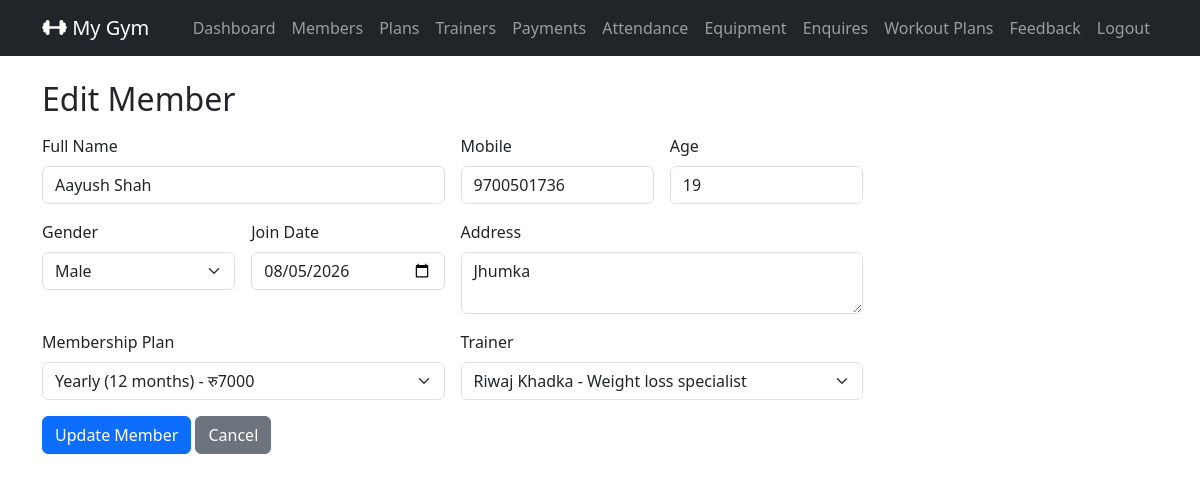
Before: /admin_members_edit/5/ (signed in) with the older database file.
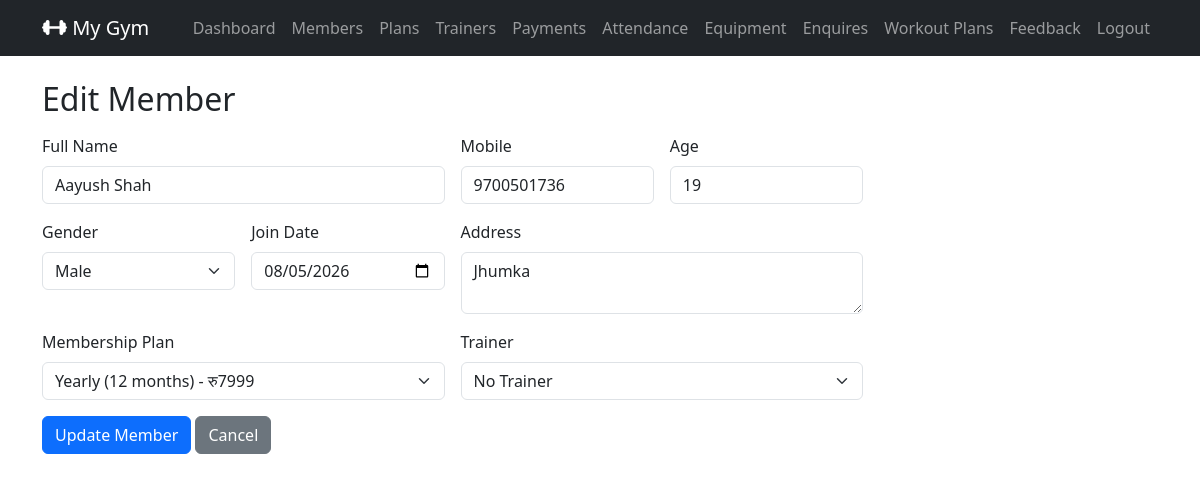
After: the same page with the newer database file.
### GymApp/models.py (models this page shows, shortened)
class MemberProfile(models.Model):
    GENDER_CHOICES = (
        ('MALE', 'Male'),
        ('FEMALE', 'Female'),
        ('OTHER', 'Other'),
    )
    user = models.OneToOneField(settings.AUTH_USER_MODEL, on_delete=models.CASCADE, related_name='member_profile')
    full_name = models.CharField(max_length=100)
    mobile = models.CharField(max_length=15)
    age = models.PositiveIntegerField(null=True, blank=True)
    gender = models.CharField(max_length=10, choices=GENDER_CHOICES, null=True, blank=True)
    address = models.TextField(blank=True)
    join_date = models.DateField(default=timezone.now)
    plan = models.ForeignKey(MembershipPlan,
                             on_delete=models.SET_NULL, # If plan is deleted, set to null
                             null=True, blank=True,
                             related_name='members'
                             )
    trainer = models.ForeignKey(
        Trainer,
        on_delete=models.SET_NULL,  # If trainer is deleted, set to null
        null=True, blank=True,
        related_name='members' # access members via trainer.members
    )
    membership_start = models.DateField(null=True, blank=True)
    membership_end = models.DateField(null=True, blank=True)

class MembershipPlan(models.Model):
    name = models.CharField(max_length=100)
    duration_months = models.PositiveIntegerField()
    fee = models.PositiveIntegerField()
    description = models.TextField(blank=True)

class Trainer(models.Model):
    name = models.CharField(max_length=100)
    mobile = models.CharField(max_length=15)
    specialization = models.CharField(max_length=200)
    shift_timing = models.CharField(max_length=200)

### GymApp/views.py (the view)
    def wrapper(request, *args, **kwargs):
        if not request.user.is_authenticated or getattr(request.user, 'role', None) != 'ADMIN':
            messages.error(request, 'You must be logged in as an admin to access this page.')
            return redirect('admin_login')  # Redirect to the admin login page
        return view_func(request, *args, **kwargs)

### GymApp/views.py (called while the page is built, shortened)
def admin_required(view_func):
    def wrapper(request, *args, **kwargs):
        if not request.user.is_authenticated or getattr(request.user, 'role', None) != 'ADMIN':
            messages.error(request, 'You must be logged in as an admin to access this page.')
            return redirect('admin_login')  # Redirect to the admin login page
        return view_func(request, *args, **kwargs)
    return wrapper

@admin_required
def admin_member_edit(request, member_id):
    member = MemberProfile.objects.get(id=member_id)
    plans = MembershipPlan.objects.all().order_by('duration_months')
    trainers = Trainer.objects.all().order_by('name')
    return render(request, 'admin_member_form.html', {'member': member, 'plans': plans, 'trainers': trainers, 'mode': 'edit'})

### GymApp/templates/admin_member_form.html (shortened to what this page needs)
{% extends 'base.html' %}
{% block content %}
<h2 class="mb-3">
    {% if mode == 'add' %} Add Member {% else %} Edit Member {% endif %}
</h2>
<form method="post" class="row g-3 w-75">
   <div class="col-md-6">
    <label for="full_name" class="form-label">Full Name</label>
    <input type="text" class="form-control" id="full_name" name="full_name" value="{{ member.full_name|default:'' }}" required>
   </div>
   <div class="col-md-3">
    <label for="mobile" class="form-label">Mobile</label>
    <input type="number" class="form-control" id="mobile" name="mobile" value="{{ member.mobile|default:'' }}" maxlength="10" required>
   </div>
   <div class="col-md-3">
    <label for="age" class="form-label">Age</label>
    <input type="number" class="form-control" id="age" name="age" value="{{ member.age|default:'' }}" required>
   </div>
   <div class="col-md-3">
    <label for="gender" class="form-label">Gender</label>
    <select class="form-select" id="gender" name="gender">
        <option value="Male" {% if member.gender == 'Male' %}selected{% endif %}>Male</option>
    </select>
   </div>
   <div class="col-md-3">
    <label for="join_date" class="form-label">Join Date</label>
    <input type="date" class="form-control" id="join_date" name="join_date" value="{{ member.join_date|date:'Y-m-d'}}" required>
   </div>
   <div class="col-md-6">
    <label for="address" class="form-label">Address</label>
    <textarea class="form-control" id="address" name="address" rows="2" required>{{ member.address|default:'' }}</textarea>
   </div>
   <div class="col-md-6">
    <label for="plan" class="form-label">Membership Plan</label>
    <select class="form-select" id="plan" name="plan_id">
        {% for plan in plans %}
        <option value="{{ plan.id }}" {% if member.plan and member.plan.id == plan.id  %}selected{% endif %}>
            {{ plan.name }} ({{ plan.duration_months }} months) - रु{{ plan.fee }}
        </option>
        {% endfor %}
    </select>
   </div>
    <div class="col-md-6">
    <label class="form-label">Trainer</label>
    <select class="form-select" id="trainer" name="trainer_id">
        <option value="">No Trainer</option>
        {% for trainer in trainers %}
        <option value="{{ trainer.id }}" {% if member.trainer and member.trainer.id == trainer.id %}selected{% endif %}>
            {{ trainer.name }} - {{ trainer.specialization }}
        </option>
        {% endfor %}
    </select>
   </div>
    <div class="col-md-12">
        <button type="submit" class="btn btn-primary">
            {% if mode == 'add' %} Add Member {% else %} Update Member {% endif %}
        </button>
        <a href="{% url 'admin_members_list' %}" class="btn btn-secondary">Cancel</a>
    </div>
</form>
{% endblock %}

Changed rows visible on the page:
changed MemberProfile "Aayush Shah": plan_id "Yearly (12 months) - रु7000" → "Yearly (12 months) - रु7999"; trainer_id "Riwaj Khadka - Weight loss specialist" → (not shown)
Other visible differences:
form field trainer_id: (not shown) → "No Trainer"
